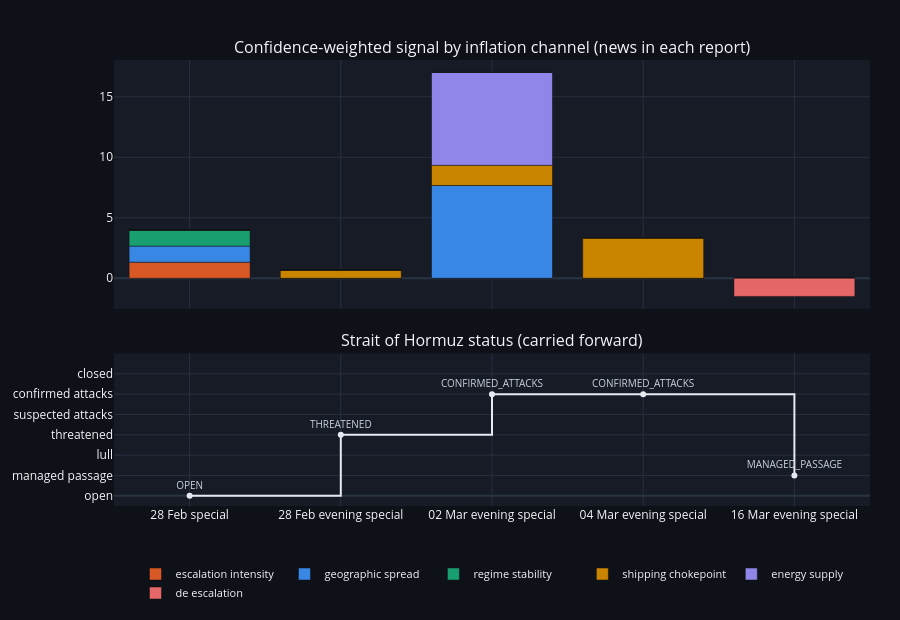

This figure's notebook cell:
### Code cell
an = pp.BriefAnalyzer([r.brief for r in results if r.brief])
tl = an.timeline()
state = an.chokepoint_state()
display(pd.concat([state.rename("Hormuz status (carried forward)"), tl], axis=1))

# chart: flow (channel scores per report) and stock (Hormuz status ladder)
chan_cols = [c for c in tl.columns if c not in ("events", "trend")]
palette = ["#d95926", "#3987e5", "#199e70", "#c98500", "#9085e9", "#e66767", "#d55181", "#8a94a6"]
fig = make_subplots(rows=2, cols=1, shared_xaxes=True, row_heights=[0.62, 0.38], vertical_spacing=0.1,
                    subplot_titles=("Confidence-weighted signal by inflation channel (news in each report)",
                                    "Strait of Hormuz status (carried forward)"))
for c, col in zip(chan_cols, palette):
    fig.add_trace(go.Bar(x=tl.index, y=tl[c], name=c.replace("_", " "), marker_color=col,
                         hovertemplate="%{y:+.2f}<extra>" + c + "</extra>"), 1, 1)
lvl = state.map(lambda s: sc.ChokepointStatus[s].value)
fig.add_trace(go.Scatter(x=state.index, y=lvl, mode="lines+markers+text", text=state.values, textposition="top center",
                         line=dict(color="#e6e9ef", shape="hv"), showlegend=False,
                         textfont=dict(size=10, color="#c9d1dc")), 2, 1)
lay = ch.base_layout("", 620); lay.pop("xaxis"); lay.pop("yaxis"); lay["barmode"] = "relative"
lay["legend"].update(y=-0.12, yanchor="top", x=0.5, xanchor="center"); lay["hovermode"] = "x unified"
fig.update_layout(**lay); fig.update_xaxes(gridcolor=ch.GRID_COLOR); fig.update_yaxes(gridcolor=ch.GRID_COLOR)
fig.update_yaxes(range=[-0.5, 7], tickvals=[s.value for s in sc.ChokepointStatus],
                 ticktext=[s.name.replace("_", " ").lower() for s in sc.ChokepointStatus], row=2, col=1)
fig.show()

### Figure 1 — Plotly figure (JSON) as saved in the notebook; plotly's stock layout.template omitted (floating-point values rounded to 4 significant figures)
{"data": [{"hovertemplate": "%{y:+.2f}<extra>escalation_intensity</extra>", "marker": {"color": "#d95926"}, "name": "escalation intensity", "type": "bar", "x": ["28 Feb special", "28 Feb evening special", "02 Mar evening special", "04 Mar evening special", "16 Mar evening special"], "xaxis": "x", "y": [1.33, 0.0, 0.0, 0.0, 0.0], "yaxis": "y"}, {"hovertemplate": "%{y:+.2f}<extra>geographic_spread</extra>", "marker": {"color": "#3987e5"}, "name": "geographic spread", "type": "bar", "x": ["28 Feb special", "28 Feb evening special", "02 Mar evening special", "04 Mar evening special", "16 Mar evening special"], "xaxis": "x", "y": [1.33, 0.0, 7.67, 0.0, 0.0], "yaxis": "y"}, {"hovertemplate": "%{y:+.2f}<extra>regime_stability</extra>", "marker": {"color": "#199e70"}, "name": "regime stability", "type": "bar", "x": ["28 Feb special", "28 Feb evening special", "02 Mar evening special", "04 Mar evening special", "16 Mar evening special"], "xaxis": "x", "y": [1.33, 0.0, 0.0, 0.0, 0.0], "yaxis": "y"}, {"hovertemplate": "%{y:+.2f}<extra>shipping_chokepoint</extra>", "marker": {"color": "#c98500"}, "name": "shipping chokepoint", "type": "bar", "x": ["28 Feb special", "28 Feb evening special", "02 Mar evening special", "04 Mar evening special", "16 Mar evening special"], "xaxis": "x", "y": [0.0, 0.67, 1.67, 3.33, 0.0], "yaxis": "y"}, {"hovertemplate": "%{y:+.2f}<extra>energy_supply</extra>", "marker": {"color": "#9085e9"}, "name": "energy supply", "type": "bar", "x": ["28 Feb special", "28 Feb evening special", "02 Mar evening special", "04 Mar evening special", "16 Mar evening special"], "xaxis": "x", "y": [0.0, 0.0, 7.67, 0.0, 0.0], "yaxis": "y"}, {"hovertemplate": "%{y:+.2f}<extra>de_escalation</extra>", "marker": {"color": "#e66767"}, "name": "de escalation", "type": "bar", "x": ["28 Feb special", "28 Feb evening special", "02 Mar evening special", "04 Mar evening special", "16 Mar evening special"], "xaxis": "x", "y": [0.0, 0.0, 0.0, 0.0, -1.5], "yaxis": "y"}, {"line": {"color": "#e6e9ef", "shape": "hv"}, "mode": "lines+markers+text", "showlegend": false, "text": ["OPEN", "THREATENED", "CONFIRMED_ATTACKS", "CONFIRMED_ATTACKS", "MANAGED_PASSAGE"], "textfont": {"color": "#c9d1dc", "size": 10}, "textposition": "top center", "type": "scatter", "x": ["28 Feb special", "28 Feb evening special", "02 Mar evening special", "04 Mar evening special", "16 Mar evening special"], "xaxis": "x2", "y": [0, 3, 5, 5, 1], "yaxis": "y2"}], "layout": {"annotations": [{"font": {"size": 16}, "showarrow": false, "text": "Confidence-weighted signal by inflation channel (news in each report)", "x": 0.5, "xanchor": "center", "xref": "paper", "y": 1.0, "yanchor": "bottom", "yref": "paper"}, {"font": {"size": 16}, "showarrow": false, "text": "Strait of Hormuz status (carried forward)", "x": 0.5, "xanchor": "center", "xref": "paper", "y": 0.342, "yanchor": "bottom", "yref": "paper"}], "barmode": "relative", "height": 620, "hovermode": "x unified", "legend": {"font": {"size": 11}, "orientation": "h", "x": 0.5, "xanchor": "center", "y": -0.12, "yanchor": "top"}, "margin": {"b": 40, "l": 55, "r": 30, "t": 60}, "paper_bgcolor": "#0e1117", "plot_bgcolor": "#161b26", "title": {"font": {"size": 15}, "text": "", "x": 0.01, "xanchor": "left"}, "xaxis": {"anchor": "y", "domain": [0.0, 1.0], "gridcolor": "#2a2f3e", "matches": "x2", "showticklabels": false}, "xaxis2": {"anchor": "y2", "domain": [0.0, 1.0], "gridcolor": "#2a2f3e"}, "yaxis": {"anchor": "x", "domain": [0.442, 1.0], "gridcolor": "#2a2f3e"}, "yaxis2": {"anchor": "x2", "domain": [0.0, 0.342], "gridcolor": "#2a2f3e", "range": [-0.5, 7], "ticktext": ["open", "managed passage", "lull", "threatened", "suspected attacks", "confirmed attacks", "closed"], "tickvals": [0, 1, 2, 3, 4, 5, 6]}}}
